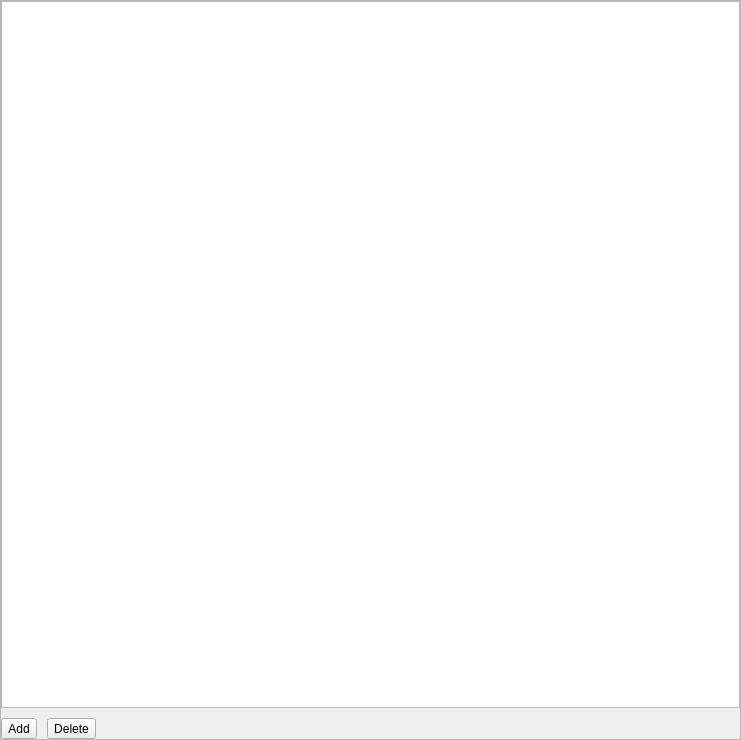
<?xml version="1.0" encoding="UTF-8"?>
<ui version="4.0">
 <class>AnnotationsEditorWidget</class>
 <widget class="QScrollArea" name="AnnotationsEditorWidget">
  <property name="geometry">
   <rect>
    <x>0</x>
    <y>0</y>
    <width>741</width>
    <height>740</height>
   </rect>
  </property>
  <property name="sizePolicy">
   <sizepolicy hsizetype="Preferred" vsizetype="Expanding">
    <horstretch>0</horstretch>
    <verstretch>0</verstretch>
   </sizepolicy>
  </property>
  <property name="horizontalScrollBarPolicy">
   <enum>Qt::ScrollBarAlwaysOff</enum>
  </property>
  <property name="widgetResizable">
   <bool>true</bool>
  </property>
  <widget class="QWidget" name="scrollAreaWidgetContents_2">
   <property name="geometry">
    <rect>
     <x>0</x>
     <y>0</y>
     <width>739</width>
     <height>738</height>
    </rect>
   </property>
   <layout class="QVBoxLayout" name="verticalLayout_3">
    <property name="spacing">
     <number>10</number>
    </property>
    <property name="leftMargin">
     <number>0</number>
    </property>
    <property name="topMargin">
     <number>0</number>
    </property>
    <property name="rightMargin">
     <number>0</number>
    </property>
    <property name="bottomMargin">
     <number>0</number>
    </property>
    <item>
     <layout class="QVBoxLayout" name="verticalLayout">
      <item>
       <widget class="QTreeView" name="annotationsTreeView"/>
      </item>
      <item>
       <layout class="QHBoxLayout" name="horizontalLayout" stretch="0,0,0">
        <item>
         <widget class="QToolButton" name="addButton">
          <property name="text">
           <string>Add</string>
          </property>
         </widget>
        </item>
        <item>
         <widget class="QToolButton" name="deleteButton">
          <property name="text">
           <string>Delete</string>
          </property>
         </widget>
        </item>
        <item>
         <spacer name="horizontalSpacer">
          <property name="orientation">
           <enum>Qt::Horizontal</enum>
          </property>
          <property name="sizeHint" stdset="0">
           <size>
            <width>40</width>
            <height>20</height>
           </size>
          </property>
         </spacer>
        </item>
       </layout>
      </item>
     </layout>
    </item>
   </layout>
  </widget>
 </widget>
 <resources/>
 <connections/>
</ui>
